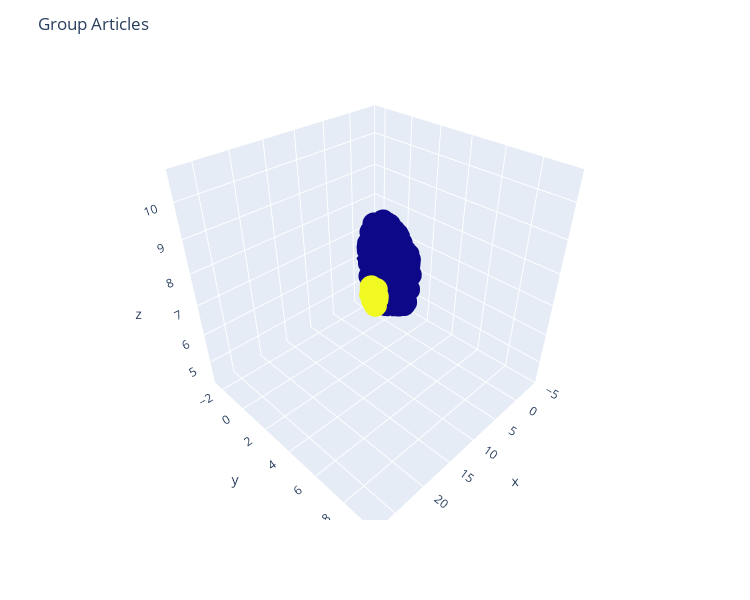

The cell this chart's notebook holds for it:
### Code cell
cluster_labels = make_clustering(df_tfidf_abstract_abs.values)
X, y = reduce_dimensionality(df_tfidf_abstract_abs.values, y=cluster_labels, n_components=3), cluster_labels
title_text = "Group Articles"

dict_dfs['df_doc_info']['file_name'] = dict_dfs['df_doc_info']['file'].apply(lambda e: os.path.split(e)[-1])
    
# Concatenate X and y arrays
article_title = dict_dfs['df_doc_head']['title_head'].apply(lambda e: ''.join([str(e)[0:20],'...']) if len(str(e)) >= 10 else str(e)).values.reshape(dict_dfs['df_doc_info']['file'].shape[0],1)
file_name = dict_dfs['df_doc_info']['file_name'].values.reshape(dict_dfs['df_doc_info']['file_name'].shape[0],1)

arr_concat=np.concatenate((X,
                           y.reshape(y.shape[0],1),
                           file_name,
                           article_title), axis=1)

# Create a Pandas dataframe using the above array
df=pd.DataFrame(arr_concat, columns=['x', 'y', 'z', 'label', 'file_name', 'title_head'])
# Convert label data type from float to integer
df['label'] = df['label'].astype(int)
# Finally, sort the dataframe by label
df.sort_values(by='label', axis=0, ascending=True, inplace=True)
#--------------------------------------------------------------------------#

# Create a 3D graph
fig = px.scatter_3d(df, 
                    x='x',
                    y='y',
                    z='z',
                    color='label',
                    height=600,
                    width=750,
                    custom_data=['file_name','title_head','label','x','y','z'])
px.scatter_3d()

# Update chart looks
fig.update_layout(title_text=title_text,
                  showlegend=True,
                  legend=dict(orientation="h", yanchor="top", y=0, xanchor="center", x=0.5))

labels = ["Article File Name: %{customdata[0]}",
          "Article Title: %{customdata[1]}",
          "Grupo: %{customdata[2]}",
          "X: %{x}",
          "Y: %{y}",
          "Z: %{z}"]
            
fig.update_traces(hovertemplate="<br>".join(labels))

fig.update_coloraxes(showscale=False)

# Update marker size
# fig.update_traces(marker=dict(size=3, line=dict(color='black', width=0.1)))

fig.show()

### Figure 1 — Plotly figure (JSON) as saved in the notebook; plotly's stock layout.template omitted (floating-point values rounded to 4 significant figures; data arrays with more than 128 entries replaced by an {"elided": "..."} marker saying what was removed)
{"data": [{"customdata": {"elided": "581x6 mixed values"}, "hovertemplate": "Article File Name: %{customdata[0]}<br>Article Title: %{customdata[1]}<br>Grupo: %{customdata[2]}<br>X: %{x}<br>Y: %{y}<br>Z: %{z}", "legendgroup": "", "marker": {"color": {"elided": "581 int values"}, "coloraxis": "coloraxis", "symbol": "circle"}, "mode": "markers", "name": "", "scene": "scene", "showlegend": false, "type": "scatter3d", "x": {"elided": "581 float values"}, "y": {"elided": "581 float values"}, "z": {"elided": "581 float values"}}], "layout": {"coloraxis": {"colorbar": {"title": {"text": "label"}}, "colorscale": [[0, "#0d0887"], [0.1111, "#46039f"], [0.2222, "#7201a8"], [0.3333, "#9c179e"], [0.4444, "#bd3786"], [0.5556, "#d8576b"], [0.6667, "#ed7953"], [0.7778, "#fb9f3a"], [0.8889, "#fdca26"], [1, "#f0f921"]], "showscale": false}, "height": 600, "legend": {"orientation": "h", "tracegroupgap": 0, "x": 0.5, "xanchor": "center", "y": 0, "yanchor": "top"}, "margin": {"t": 60}, "scene": {"domain": {"x": [0, 1], "y": [0, 1]}, "xaxis": {"title": {"text": "x"}}, "yaxis": {"title": {"text": "y"}}, "zaxis": {"title": {"text": "z"}}}, "showlegend": true, "title": {"text": "Group Articles"}, "width": 750}}
